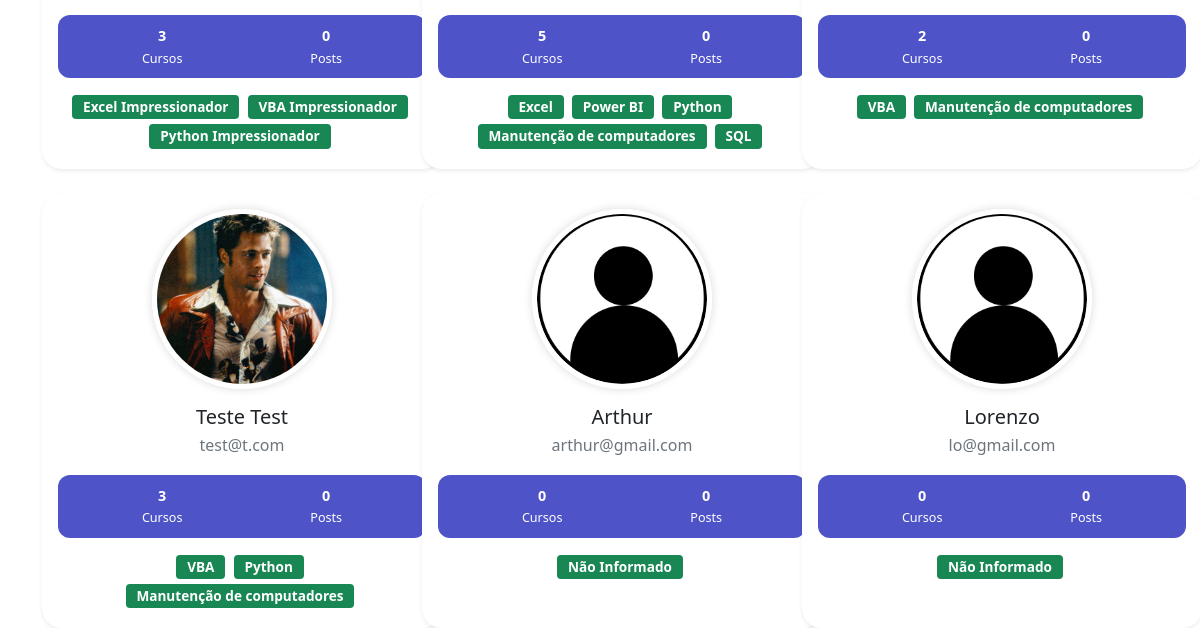
The app's page /usuarios (signed in, lower part), older data.
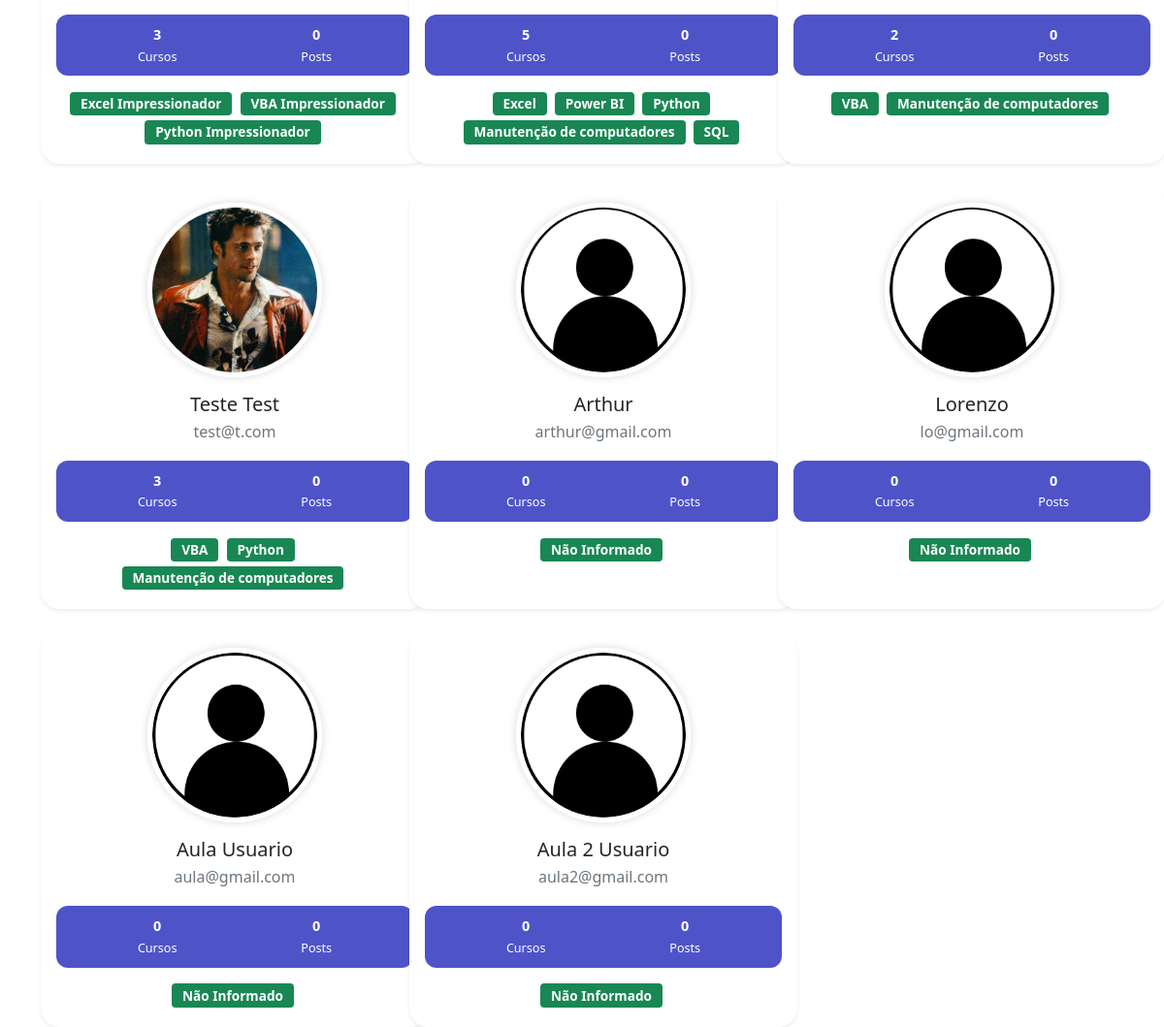
The same page, newer data.
### tempotec/models.py (models this page shows, shortened)
class Usuario(database.Model, UserMixin):
    id = database.Column(database.Integer, primary_key=True)
    username = database.Column(database.String, nullable=False)
    email = database.Column(database.String, nullable=False, unique=True)
    senha = database.Column(database.String, nullable=False)
    foto_perfil = database.Column(database.String, default='default.jpg')
    posts = database.relationship('Post', backref='autor', lazy=True)
    cursos = database.Column(database.String, nullable=False, default='Não Informado')

### tempotec/routes.py (the view)
@app.route('/usuarios')
@login_required
def usuarios():
    lista_usuarios = Usuario.query.all()
    return render_template('usuarios.html', lista_usuarios=lista_usuarios)

### tempotec/models.py (called while the page is built)
@login_manager.user_loader
def load_usuario(id_usuario):
    return Usuario.query.get(int(id_usuario))

### tempotec/templates/usuarios.html (shortened to what this page needs)
{% extends 'base.html' %} {% block body %}
<div class="container mt-5">
  <div class="row row-cols-1 row-cols-md-2 row-cols-lg-3 g-4">
    {% for usuario in lista_usuarios %}
    <div class="col">
      <div class="card shadow-sm p-3 user-card h-100">
        <div class="d-flex flex-column align-items-center text-center">
          <img
            src="{{ url_for('static', filename='fotos_perfil/{}'.format(usuario.foto_perfil)) }}"
            class="profile-img mb-3"
            alt="Foto de Perfil"
          />
          <h5 class="mb-1">{{ usuario.username }}</h5>
          <p class="text-muted mb-2">{{ usuario.email }}</p>
          <div class="user-stats d-flex justify-content-around w-100">
            <div>
              <strong>
                {% if 'Não Informado' in usuario.cursos %} 0 {% else %} {{
                usuario.cursos.count(';') + 1 }} {% endif %} </strong
              ><br /><small>Cursos</small>
            </div>
            <div><strong>0</strong><br /><small>Posts</small></div>
          </div>
          <div class="mt-3 text-center w-100">
            {% for curso in usuario.cursos.split(';') %} {% if curso != 'Não
            Informado' %}
            <span class="badge bg-success badge-course me-1 mb-1"
              >{{ curso }}</span
            >
            {% endif %} {% endfor %}
          </div>
        </div>
      </div>
    </div>
    {% endfor %}
  </div>
</div>
{% endblock %}

Row changes from the older to the newer data that the page shows:
added Usuario: foto_perfil (placeholder picture), username "Aula Usuario", email "aula@gmail.com", shows "0", cursos "Não Informado"
added Usuario: foto_perfil (placeholder picture), username "Aula 2 Usuario", email "aula2@gmail.com", shows "0", cursos "Não Informado"
